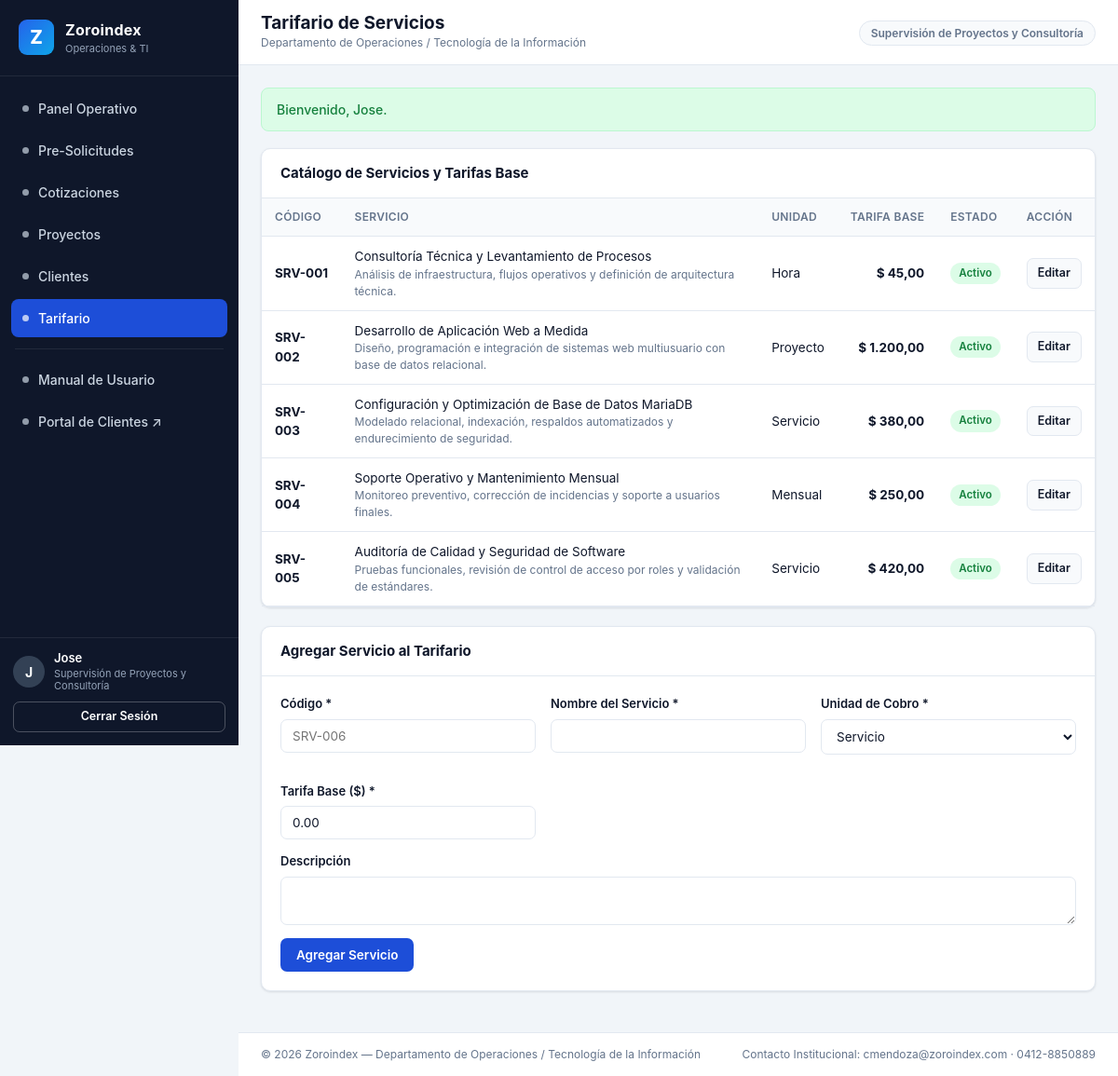
Page /tarifario.php (signed in) on the committed database.
### tables this page shows
CREATE TABLE `servicios_tarifas` (
  `id` INT UNSIGNED NOT NULL AUTO_INCREMENT,
  `codigo` VARCHAR(30) NOT NULL,
  `nombre` VARCHAR(150) NOT NULL,
  `descripcion` TEXT DEFAULT NULL,
  `unidad` ENUM('Hora','Proyecto','Mensual','Licencia','Servicio') NOT NULL DEFAULT 'Servicio',
  `tarifa_base` DECIMAL(12,2) NOT NULL DEFAULT 0.00,
  `activo` TINYINT(1) NOT NULL DEFAULT 1,
  `actualizado_en` DATETIME NOT NULL DEFAULT CURRENT_TIMESTAMP ON UPDATE CURRENT_TIMESTAMP,
  PRIMARY KEY (`id`),
  UNIQUE KEY `uk_servicios_codigo` (`codigo`)
);

### includes/auth.php (called while the page is built, shortened)
<?php
require_once __DIR__ . '/helpers.php';
function role_permissions(): array
{
    return [
        'gerencia' => ['*'],
        'sup_atencion' => [
            'dashboard',
            'presolicitudes.view',
            'presolicitudes.create',
            'presolicitudes.edit',
            'presolicitudes.assign',
            'clientes.view',
            'clientes.manage',
            'cotizaciones.view',
            'proyectos.view',
        ],
        'sup_proyectos' => [
            'dashboard',
            'presolicitudes.view',
            'clientes.view',
            'cotizaciones.view',
            'cotizaciones.manage',
            'cotizaciones.approve',
            'tarifario.view',
            'tarifario.manage',
            'proyectos.view',
            'proyectos.manage',
            'proyectos.track',
        ],
        'operador' => [
            'dashboard',
            'presolicitudes.view',
            'presolicitudes.create',
            'presolicitudes.edit',
            'clientes.view',
            'clientes.manage',
        ],
        'consultor' => [
            'dashboard',
            'proyectos.view',
            'proyectos.track',
        ],
        'calidad' => [
            'dashboard',
            'presolicitudes.view',
            'cotizaciones.view',
            'proyectos.view',
            'proyectos.qa',
            'auditoria.view',
        ],
    ];
}
function current_user(): ?array
{
    return $_SESSION['user'] ?? null;
}
function has_permission(string $permission): bool
{
    $user = current_user();
    $perms = role_permissions()[$user['rol_codigo']] ?? [];
    return in_array($permission, $perms, true);
}

### includes/helpers.php (called while the page is built, shortened)
<?php
function e(?string $value): string
{
    return htmlspecialchars((string)$value, ENT_QUOTES, 'UTF-8');
}
function format_money($amount): string
{
    return '$ ' . number_format((float)$amount, 2, ',', '.');
}

### tarifario.php (the view, shortened to what this page needs)
<?php
require_once __DIR__ . '/includes/layout.php';
$pdo = db();
$canManage = has_permission('tarifario.manage');
$editRow = null;
$servicios = $pdo->query('SELECT * FROM servicios_tarifas ORDER BY codigo ASC')->fetchAll();
?>
<section class="card">
    <div class="card-header">
        <h2 class="card-title">Catálogo de Servicios y Tarifas Base</h2>
    </div>
    <div class="table-responsive">
        <table>
            <thead>
                <tr>
                    <th>Código</th>
                    <th>Servicio</th>
                    <th>Unidad</th>
                    <th class="text-right">Tarifa Base</th>
                    <th>Estado</th>
                    <?php if ($canManage): ?><th>Acción</th><?php endif; ?>
                </tr>
            </thead>
            <tbody>
                <?php foreach ($servicios as $srv): ?>
                    <tr>
                        <td><strong><?= e($srv['codigo']) ?></strong></td>
                        <td>
                            <div><?= e($srv['nombre']) ?></div>
                            <?php if (!empty($srv['descripcion'])): ?>
                                <div class="text-muted" style="font-size:12px;"><?= e($srv['descripcion']) ?></div>
                            <?php endif; ?>
                        </td>
                        <td><?= e($srv['unidad']) ?></td>
                        <td class="text-right"><strong><?= e(format_money($srv['tarifa_base'])) ?></strong></td>
                        <td>
                            <span class="badge <?= (int)$srv['activo'] === 1 ? 'badge-success' : 'badge-neutral' ?>">
                                <?= (int)$srv['activo'] === 1 ? 'Activo' : 'Inactivo' ?>
                            </span>
                        </td>
                        <?php if ($canManage): ?>
                            <td><a href="tarifario.php?edit=<?= (int)$srv['id'] ?>" class="btn btn-secondary btn-sm">Editar</a></td>
                        <?php endif; ?>
                    </tr>
                <?php endforeach; ?>
            </tbody>
        </table>
    </div>
</section>
<?php if ($canManage): ?>
    <section class="card">
        <div class="card-header">
            <h2 class="card-title"><?= $editRow ? 'Editar Servicio: ' . e($editRow['codigo']) : 'Agregar Servicio al Tarifario' ?></h2>
        </div>
        <div class="card-body">
            <form method="post">
                <div class="form-grid">
                    <div class="form-group">
                        <label for="codigo">Código *</label>
                        <input type="text" id="codigo" name="codigo" placeholder="SRV-006" value="<?= e($editRow['codigo'] ?? '') ?>" required>
                    </div>
                    <div class="form-group">
                        <label for="nombre">Nombre del Servicio *</label>
                        <input type="text" id="nombre" name="nombre" value="<?= e($editRow['nombre'] ?? '') ?>" required>
                    </div>
                    <div class="form-group">
                        <label for="unidad">Unidad de Cobro *</label>
                        <select id="unidad" name="unidad">
                            <?php foreach (['Hora','Proyecto','Mensual','Licencia','Servicio'] as $u): ?>
                                <option value="<?= e($u) ?>" <?= ($editRow['unidad'] ?? 'Servicio') === $u ? 'selected' : '' ?>><?= e($u) ?></option>
                            <?php endforeach; ?>
                        </select>
                    </div>
                    <div class="form-group">
                        <label for="tarifa_base">Tarifa Base ($) *</label>
                        <input type="number" step="0.01" min="0" id="tarifa_base" name="tarifa_base" value="<?= e((string)($editRow['tarifa_base'] ?? '0.00')) ?>" required>
                    </div>
                </div>
                <div class="form-group">
                    <label for="descripcion">Descripción</label>
                    <textarea id="descripcion" name="descripcion" rows="2"><?= e($editRow['descripcion'] ?? '') ?></textarea>
                </div>
                <button type="submit" class="btn btn-primary"><?= $editRow ? 'Guardar Cambios' : 'Agregar Servicio' ?></button>
            </form>
        </div>
    </section>
<?php endif; ?>

### assets/css/app.css (style rules this page uses)
:root { --bg: #f1f5f9; --surface: #ffffff; --surface-alt: #f8fafc; --border: #e2e8f0; --text: #0f172a; --text-muted: #64748b; --primary: #1d4ed8; --primary-hover: #1e40af; --primary-soft: #dbeafe; --sidebar-bg: #0f172a; --sidebar-text: #cbd5e1; --sidebar-active: #1e293b; --success: #15803d; --success-bg: #dcfce7; --warning: #b45309; --warning-bg: #fef3c7; --danger: #b91c1c; --danger-bg: #fee2e2; --info: #0369a1; --info-bg: #e0f2fe; --radius: 10px; --shadow: 0 1px 3px rgba(15, 23, 42, 0.08), 0 1px 2px rgba(15, 23, 42, 0.04); }
*, *::before, *::after { box-sizing: border-box; }
body { margin: 0; font-family: -apple-system, BlinkMacSystemFont, "Segoe UI", Roboto, "Helvetica Neue", Arial, sans-serif; font-size: 14px; line-height: 1.5; color: var(--text); background: var(--bg); }
a { color: var(--primary); text-decoration: none; }
.card { background: var(--surface); border: 1px solid var(--border); border-radius: var(--radius); box-shadow: var(--shadow); margin-bottom: 20px; }
.card-header { padding: 15px 20px; border-bottom: 1px solid var(--border); display: flex; align-items: center; justify-content: space-between; gap: 12px; flex-wrap: wrap; }
.card-title { margin: 0; font-size: 15px; font-weight: 700; }
.card-body { padding: 20px; }
.table-responsive { width: 100%; overflow-x: auto; }
table { width: 100%; border-collapse: collapse; font-size: 13.5px; }
th, td { padding: 11px 14px; text-align: left; border-bottom: 1px solid var(--border); vertical-align: middle; }
th { background: var(--surface-alt); font-weight: 600; color: var(--text-muted); font-size: 12px; text-transform: uppercase; letter-spacing: 0.3px; white-space: nowrap; }
.badge { display: inline-block; padding: 3px 9px; border-radius: 999px; font-size: 11.5px; font-weight: 600; white-space: nowrap; }
.badge-success { background: var(--success-bg); color: var(--success); }
.form-grid { display: grid; grid-template-columns: repeat(auto-fit, minmax(220px, 1fr)); gap: 16px; }
.form-group { display: flex; flex-direction: column; gap: 6px; margin-bottom: 14px; }
label { font-weight: 600; font-size: 13px; color: var(--text); }
input[type="text"], input[type="email"], input[type="password"], input[type="number"], input[type="date"], select, textarea { width: 100%; padding: 9px 12px; border: 1px solid var(--border); border-radius: 7px; font-family: inherit; font-size: 13.5px; color: var(--text); background: #fff; transition: border-color 0.15s, box-shadow 0.15s; }
.btn { display: inline-flex; align-items: center; justify-content: center; gap: 6px; padding: 9px 16px; border-radius: 7px; font-family: inherit; font-size: 13.5px; font-weight: 600; border: 1px solid transparent; cursor: pointer; text-decoration: none; transition: background 0.15s, border-color 0.15s; white-space: nowrap; }
.btn-primary { background: var(--primary); color: #fff; }
.btn-secondary { background: var(--surface-alt); border-color: var(--border); color: var(--text); }
.btn-sm { padding: 6px 11px; font-size: 12.5px; }
.text-muted { color: var(--text-muted); }
.text-right { text-align: right; }

### rows in the picture
servicios_tarifas: codigo "SRV-001", nombre "Consultoría Técnica y Levantamiento de Procesos", descripcion "Análisis de infraestructura, flujos operativos y definición de arquitectura técnica.", unidad "Hora", tarifa_base "$ 45,00", activo "Activo"
servicios_tarifas: codigo "SRV-002", nombre "Desarrollo de Aplicación Web a Medida", descripcion "Diseño, programación e integración de sistemas web multiusuario con base de datos relacional.", unidad "Proyecto", tarifa_base "$ 1.200,00", activo "Activo"
servicios_tarifas: codigo "SRV-003", nombre "Configuración y Optimización de Base de Datos MariaDB", descripcion "Modelado relacional, indexación, respaldos automatizados y endurecimiento de seguridad.", unidad "Servicio", tarifa_base "$ 380,00", activo "Activo"
servicios_tarifas: codigo "SRV-004", nombre "Soporte Operativo y Mantenimiento Mensual", descripcion "Monitoreo preventivo, corrección de incidencias y soporte a usuarios finales.", unidad "Mensual", tarifa_base "$ 250,00", activo "Activo"
servicios_tarifas: codigo "SRV-005", nombre "Auditoría de Calidad y Seguridad de Software", descripcion "Pruebas funcionales, revisión de control de acceso por roles y validación de estándares.", unidad "Servicio", tarifa_base "$ 420,00", activo "Activo"

### other values in the picture
APP_ORG "Zoroindex"
$item['label'] "Panel Operativo"
$item['label'] "Pre-Solicitudes"
$item['label'] "Cotizaciones"
$item['label'] "Proyectos"
$item['label'] "Clientes"
$item['label'] "Tarifario"
substr($user['nombre_completo'], 0, 1) "J"
$user['nombre_completo'] "Jose"
$user['rol_nombre'] "Supervisión de Proyectos y Consultoría"
$title "Tarifario de Servicios"
APP_DEPT "Departamento de Operaciones / Tecnología de la Información"
$flash['message'] "Bienvenido, Jose."
APP_CONTACT_EMAIL "cmendoza@zoroindex.com"
APP_CONTACT_PHONE "0412-8850889"
